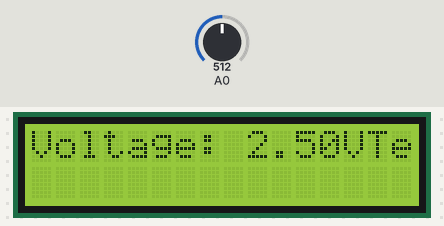
Simulated run of this sketch. Board: Arduino Uno, built with avr-gcc and run on an emulated ATmega328P. On the bench: 16×2 character LCD. The test bench sets the inputs (shaded band); at power-on: A0 = 512.

Above: at 1.2 s.
1.3 s: A0 set to 716
At 3.3 s:
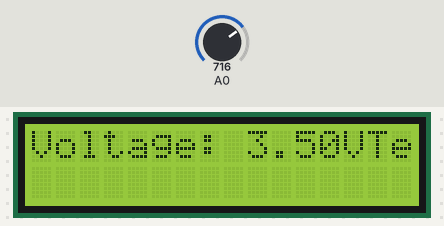
3.6 s: A0 set to 900
At 4.9 s:
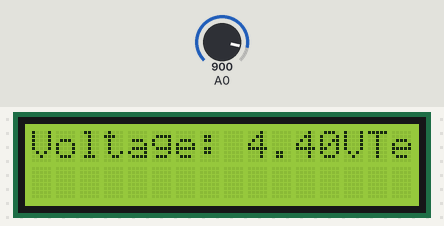
5.7 s: A0 set to 1023
At 7.5 s:
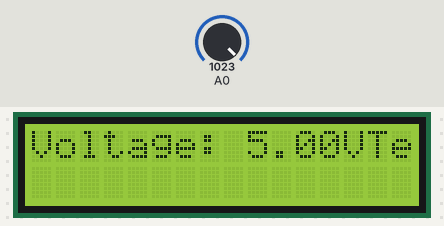
Timing chart, 0 to 9.0 s (numbered marks = the images above; inputs shaded):
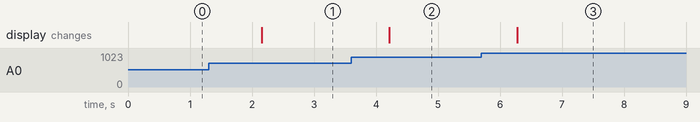

The sketch:

Lab7b-LCD.ino
```cpp
#include <Wire.h>
#include <LiquidCrystal_I2C.h>

// Set the LCD address to 0x27 for a 16 chars and 2 line display
LiquidCrystal_I2C lcd(0x27, 16, 2);

void setup(){
  lcd.begin();
  lcd.backlight();
}

void loop(){
  lcd.clear();
  lcd.home();

  int reading = analogRead(A0);
  float voltage = (reading/1023.0) * 5.0;
  lcd.print("Voltage: ");
  lcd.print(voltage);
  lcd.print("V");

  // temperature conversion
  float temperatureC = (voltage - 0.6) * 100;
  lcd.print("Temp: ");
  lcd.print(temperatureC);
  Serial.println(" \337C");
  delay(1000);
}
```

Measured:
- after the input at 1.3 s, the display: changes after 0.86 s (image 1)
- after the input at 3.6 s, the display: changes after 0.62 s (image 2)
- after the input at 5.7 s, the display: changes after 0.58 s (image 3)
